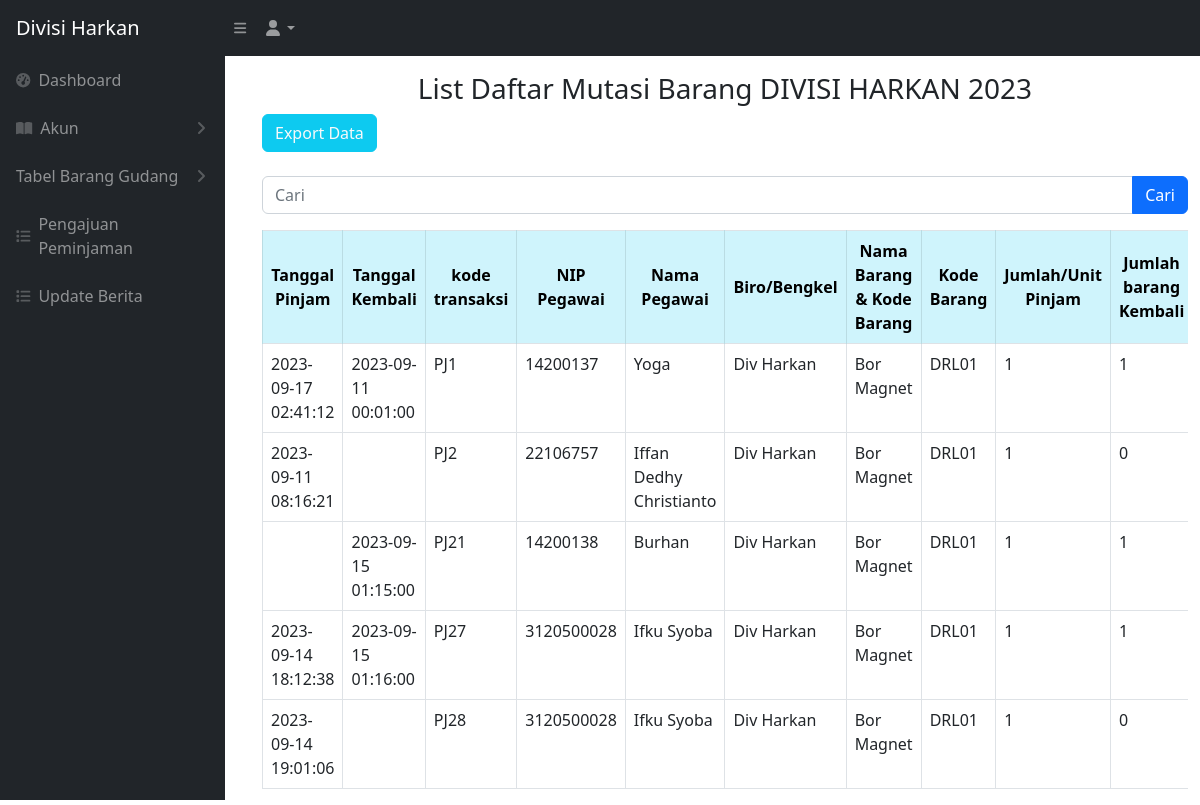
Page /mutasibarang.php (signed in) on the committed database.
### tables this page shows
CREATE TABLE `keluar_masuk_barang` (
  `idtransaksi` int NOT NULL,
  `kodetransaksi` varchar(200) NOT NULL,
  `tanggal` timestamp NULL DEFAULT NULL,
  `tanggal_pengajuan` timestamp NULL DEFAULT NULL,
  `tanggalkembali` timestamp NULL DEFAULT NULL,
  `jenisbarang` varchar(256) NOT NULL,
  `nip` varchar(512) NOT NULL,
  `namabarang` varchar(200) NOT NULL,
  `kodebarang` varchar(200) NOT NULL,
  `jumlahpinjam` int NOT NULL,
  `jumlahkembali` int DEFAULT '0',
  `jumlahrusak` int DEFAULT '0',
  `lokasi` varchar(500) NOT NULL,
  `lokasi_kembali` varchar(256) DEFAULT NULL,
  `isApproved` int DEFAULT '0',
  `status` varchar(200) NOT NULL
);

CREATE TABLE `users` (
  `id_user` int NOT NULL,
  `nip_user` varchar(512) NOT NULL,
  `nama_user` varchar(512) NOT NULL,
  `password_user` varchar(512) NOT NULL,
  `divisi_id` int NOT NULL,
  `role_id` int NOT NULL
);

CREATE TABLE `divisi` (
  `iddivisi` int NOT NULL,
  `namadivisi` varchar(200) NOT NULL
);

### mutasibarang.php (the view, shortened to what this page needs)
<?php
require 'controller/koneksi.php';
$searchTerm = isset($_GET['cari']) ? $_GET['cari'] : '';
?>
<!DOCTYPE html>
<html lang="en">
<head>
    <link href="css/styles.css" rel="stylesheet" />
</head>
<?php include 'sidebar.php' ?>
<body>
    <br>
    <br>
    <main id="main-content" class="<?= isset($_GET['sidebarClosed']) ? '' : 'main-with-sidebar' ?>">
        <div class="container-fluid px-4">
            <h3 class="mt-4 text-center">List Daftar Mutasi Barang DIVISI HARKAN 2023</h3>
        </div>
        <div class="container -fluid">
            <a href="export_mutasibarang.php" class="btn btn-info text-light">Export Data</a>
            <br>
            <br>
            <form action="mutasibarang.php" method="GET">
                <div class="input-group mb-3">
                    <input type="text" class="form-control" placeholder="Cari" name="cari" value="<?= $searchTerm ?>">
                    <button type="submit" class="btn btn-primary">Cari</button>
                </div>
            </form>
            <div class="card-body">
                <div class="table table-responsive">
                    <table class="table table-bordered" id="dataTable" width="100" cellspacing="0">
                        <thead>
                            <tr>
                                <th class="table-info text-center align-middle">Tanggal Pinjam</th>
                                <th class="table-info text-center align-middle">Tanggal Kembali</th>
                                <th class="table-info text-center align-middle">kode transaksi</th>
                                <th class="table-info text-center align-middle">NIP Pegawai</th>
                                <th class="table-info text-center align-middle">Nama Pegawai</th>
                                <th class="table-info text-center align-middle">Biro/Bengkel</th>
                                <th class="table-info text-center align-middle">Nama Barang & Kode Barang</th>
                                <th class="table-info text-center align-middle">Kode Barang </th>
                                <th class="table-info text-center align-middle">Jumlah/Unit Pinjam</th>
                                <th class="table-info text-center align-middle">Jumlah barang Kembali</th>
                            </tr>
                        </thead>
                        <tbody>
                            <?php
                            if (!empty($searchTerm)) {
                                $searchResults = searchMutasiBarang($conn, $searchTerm);
                                while ($data = mysqli_fetch_array($searchResults)) {
                                    $tanggalpinjam = $data['tanggal'];
                                    $tanggalkembali = $data['tanggalkembali'];
                                    $kodetransaksi = $data['kodetransaksi'];
                                    $nip = $data['nip'];
                                    $namabarang = $data['namabarang'];
                                    $kodebarang = $data['kodebarang'];
                                    $jumlahpinjam = $data['jumlahpinjam'];
                                    $jumlahkembali = $data['jumlahkembali'];
                                    $jumlahrusak = $data['jumlahrusak'];
                                    $lokasi = $data['lokasi'];
                                    $lokasikembali = $data['lokasi_kembali'];
                                    $status = $data['status'];
                                    $tanggalKembaliNull = null;
                                    $query_pegawai = "SELECT users.nama_user
                        FROM users
                        WHERE users.nip_user = '$nip'";
                                    $result_pegawai = mysqli_query($conn, $query_pegawai);
                                    $namapegawai = "-";
                                    if ($result_pegawai) {
                                        $row_pegawai = mysqli_fetch_assoc($result_pegawai);
                                        $namapegawai = $row_pegawai['nama_user'];
                                    }
                                    $query_divisi = "SELECT divisi.namadivisi
                        FROM users
                        INNER JOIN divisi ON users.divisi_id = divisi.iddivisi
                        WHERE users.nip_user = '$nip'";
                                    $result_divisi = mysqli_query($conn, $query_divisi);
                                    $namadivisi = "-";
                                    if ($result_divisi) {
                                        $row_divisi = mysqli_fetch_assoc($result_divisi);
                                        $namadivisi = $row_divisi['namadivisi'];
                                    }
                                    echo '<tr class="centered-cell">';
                                    echo '<td class="centered-cell">' . $tanggalpinjam . '</td>';
                                    echo '<td class="centered-cell">' . $tanggalkembali . '</td>';
                                    echo '<td class="centered-cell">' . $kodetransaksi . '</td>';
                                    echo '<td class="centered-cell">' . $nip . '</td>';
                                    echo '<td class="centered-cell">' . $namapegawai . '</td>';
                                    echo '<td class="centered-cell">' . $namadivisi . '</td>';
                                    echo '<td class="centered-cell">' . $namabarang . '</td>';
                                    echo '<td class="centered-cell">' . $kodebarang . '</td>';
                                    echo '<td class="centered-cell">' . $jumlahpinjam . '</td>';
                                    echo '<td class="centered-cell">' . $jumlahkembali . '</td>';
                                    echo '<td class="centered-cell">' . $jumlahrusak . '</td>';
                                    echo '<td class="centered-cell">' . $lokasi . '</td>';
                                    echo '<td class="centered-cell">' . $lokasikembali . '</td>';
                                    echo '<td class="centered-cell">';
                                    if ($tanggalkembali === $tanggalKembaliNull) {
                                        echo '<span class="badge text-bg-danger">Belum kembali</span>';
                                    } else if ($jumlahrusak > 0) {
                                        echo '<span class="badge text-bg-warning">Barang rusak/kurang lengkap</span>';
                                    } else {
                                        echo '<span class="badge text-bg-success">Sudah kembali</span>';
                                    }
                                    echo '</td>';
                                    echo '</tr>';
                                }
                            } else {
                                $ambilsemuadatastock = mysqli_query($conn, "SELECT * FROM keluar_masuk_barang WHERE isApproved = 1 OR isApproved = 3");
                                while ($data = mysqli_fetch_array($ambilsemuadatastock)) {
                                    $tanggalpinjam = $data['tanggal'];
                                    $tanggalkembali = $data['tanggalkembali'];
                                    $kodetransaksi = $data['kodetransaksi'];
                                    $nip = $data['nip'];
                                    $namabarang = $data['namabarang'];
                                    $kodebarang = $data['kodebarang'];
                                    $jumlahpinjam = $data['jumlahpinjam'];
                                    $jumlahkembali = $data['jumlahkembali'];
                                    $query_pegawai = "SELECT users.nama_user
                        FROM users
                        WHERE users.nip_user = '$nip'";
                                    $result_pegawai = mysqli_query($conn, $query_pegawai);
                                    $namapegawai = "-";
                                    if ($result_pegawai) {
                                        $row_pegawai = mysqli_fetch_assoc($result_pegawai);
                                        $namapegawai = $row_pegawai['nama_user'];
                                    }
                                    $query_divisi = "SELECT divisi.namadivisi
                        FROM users
                        INNER JOIN divisi ON users.divisi_id = divisi.iddivisi
                        WHERE users.nip_user = '$nip'";
                                    $result_divisi = mysqli_query($conn, $query_divisi);
                                    $namadivisi = "-";
                                    if ($result_divisi) {
                                        $row_divisi = mysqli_fetch_assoc($result_divisi);
                                        $namadivisi = $row_divisi['namadivisi'];
                                    }
                                    echo '<tr>';
                                    echo '<td>' . $tanggalpinjam . '</td>';
                                    echo '<td>' . $tanggalkembali . '</td>';
                                    echo '<td>' . $kodetransaksi . '</td>';
                                    echo '<td>' . $nip . '</td>';
                                    echo '<td>' . $namapegawai . '</td>';
                                    echo '<td>' . $namadivisi . '</td>';
                                    echo '<td>' . $namabarang . '</td>';
                                    echo '<td>' . $kodebarang . '</td>';
                                    echo '<td>' . $jumlahpinjam . '</td>';
                                    echo '<td>' . $jumlahkembali . '</td>';
                                    echo '</tr>';
                                }
                            }
                            ?>
                        </tbody>
                    </table>
                </div>
            </div>
    </main>
</body>
</html>

### rows in the picture
keluar_masuk_barang: tanggal "2023-09-17 02:41:12", tanggalkembali "2023-09-11 00:01:00", kodetransaksi "PJ1", nip "14200137", users.nama_user "Yoga", divisi.namadivisi "Div Harkan", namabarang "Bor Magnet", kodebarang "DRL01", jumlahpinjam "1", jumlahkembali "1"
keluar_masuk_barang: tanggal "2023-09-11 08:16:21", kodetransaksi "PJ2", nip "22106757", users.nama_user "Iffan Dedhy Christianto", divisi.namadivisi "Div Harkan", namabarang "Bor Magnet", kodebarang "DRL01", jumlahpinjam "1", jumlahkembali "0"
keluar_masuk_barang: tanggalkembali "2023-09-15 01:15:00", kodetransaksi "PJ21", nip "14200138", users.nama_user "Burhan", divisi.namadivisi "Div Harkan", namabarang "Bor Magnet", kodebarang "DRL01", jumlahpinjam "1", jumlahkembali "1"
keluar_masuk_barang: tanggal "2023-09-14 18:12:38", tanggalkembali "2023-09-15 01:16:00", kodetransaksi "PJ27", nip "3120500028", users.nama_user "Ifku Syoba", divisi.namadivisi "Div Harkan", namabarang "Bor Magnet", kodebarang "DRL01", jumlahpinjam "1", jumlahkembali "1"
keluar_masuk_barang: tanggal "2023-09-14 19:01:06", kodetransaksi "PJ28", nip "3120500028", users.nama_user "Ifku Syoba", divisi.namadivisi "Div Harkan", namabarang "Bor Magnet", kodebarang "DRL01", jumlahpinjam "1", jumlahkembali "0"
